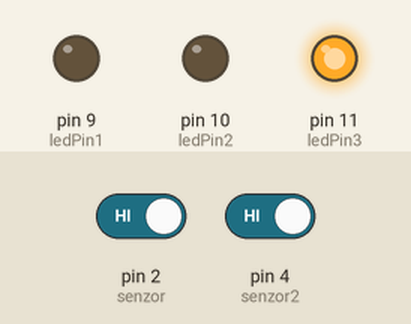
Simulated run of this sketch. Board: Arduino Uno, built with avr-gcc and run on an emulated ATmega328P. Shown: output pins drawn as LEDs (lit = HIGH). The test bench sets the inputs (shaded band); at power-on: pin 4 (senzor2) HIGH, pin 2 (senzor) HIGH. What the sketch prints to the serial monitor is not drawn.

Above: at 2.8 s.
2.9 s: pin 4 (senzor2) driven LOW
At 4.2 s:
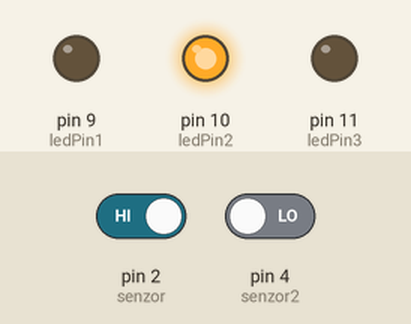
4.5 s: pin 2 (senzor) driven LOW
At 5.9 s:
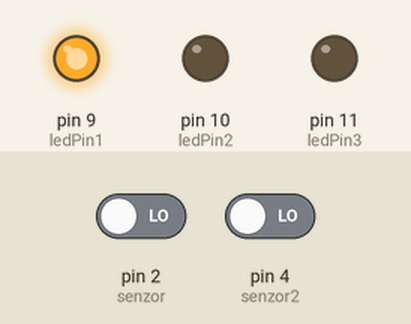
6.5 s: pin 2 (senzor) driven HIGH
At 7.5 s:
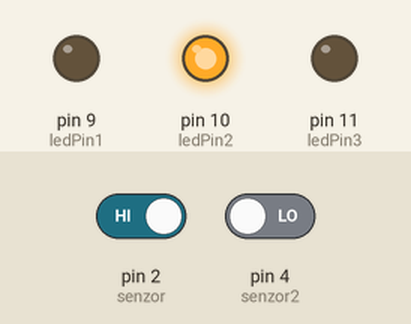
8.5 s: pin 4 (senzor2) driven HIGH
At 10.2 s:
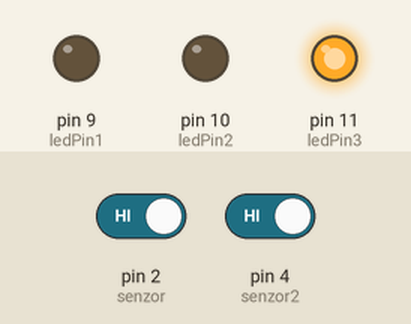
Timing chart, 0 to 11.5 s (numbered marks = the images above; inputs shaded):
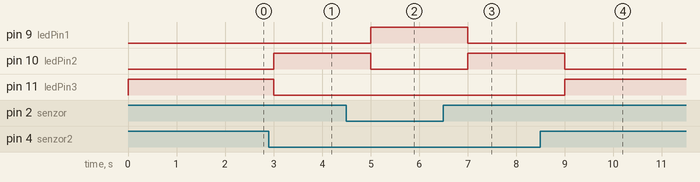

The sketch:

josipov.ino
```cpp
int ledPin1 = 9;
int ledPin2 = 10;
int ledPin3 = 11;
int senzor = 2;
int senzor2 = 4;


void setup()
{
  Serial.begin(9600);

  pinMode (ledPin1, OUTPUT);
  pinMode (ledPin2, OUTPUT);
  pinMode (ledPin3, OUTPUT);
  pinMode (senzor, INPUT);
  pinMode (senzor2, INPUT);
}
void loop()
{
  int a = digitalRead(senzor);
  int b = digitalRead(senzor2);


if (a == LOW && b == LOW){

  Serial.print("p0.pic=0");
    Serial.write(0xff);
    Serial.write(0xff);
    Serial.write(0xff);
    digitalWrite(ledPin1,HIGH);
    digitalWrite(ledPin2,LOW);
    digitalWrite(ledPin3,LOW);

      delay(1000);

}

if (a == HIGH && b == LOW){

  Serial.print("p0.pic=1");
    Serial.write(0xff);
    Serial.write(0xff);
    Serial.write(0xff);
    digitalWrite(ledPin1,LOW);
    digitalWrite(ledPin2,HIGH);
    digitalWrite(ledPin3,LOW);
      delay(1000);

}


if (a == HIGH && b == HIGH){

  Serial.print("p0.pic=2");
    Serial.write(0xff);
    Serial.write(0xff);
    Serial.write(0xff);
    digitalWrite(ledPin1,LOW);
    digitalWrite(ledPin2,LOW);
    digitalWrite(ledPin3,HIGH);
      delay(1000);

}
}
```

Measured:
- after the input at 2.9 s, pin 10 (ledPin2): LOW → HIGH after 0.10 s; pin 11 (ledPin3): HIGH → LOW after 0.10 s
- after the input at 4.5 s, pin 9 (ledPin1): LOW → HIGH after 0.50 s; pin 10 (ledPin2): HIGH → LOW after 0.50 s
- after the input at 6.5 s, pin 9 (ledPin1): HIGH → LOW after 0.50 s; pin 10 (ledPin2): LOW → HIGH after 0.50 s
- after the input at 8.5 s, pin 10 (ledPin2): HIGH → LOW after 0.50 s; pin 11 (ledPin3): LOW → HIGH after 0.50 s
